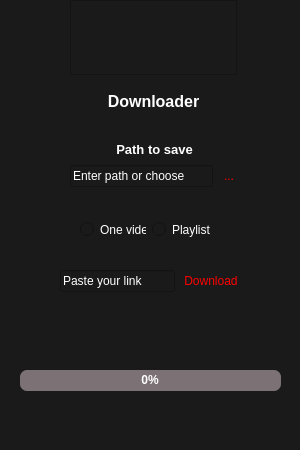
<?xml version="1.0" encoding="UTF-8"?>
<ui version="4.0">
 <class>MainWindow</class>
 <widget class="QMainWindow" name="MainWindow">
  <property name="enabled">
   <bool>true</bool>
  </property>
  <property name="geometry">
   <rect>
    <x>0</x>
    <y>0</y>
    <width>300</width>
    <height>450</height>
   </rect>
  </property>
  <property name="minimumSize">
   <size>
    <width>20</width>
    <height>0</height>
   </size>
  </property>
  <property name="windowTitle">
   <string>YouTube Downloader</string>
  </property>
  <property name="styleSheet">
   <string notr="true">background-color: rgb(26, 26, 26);</string>
  </property>
  <widget class="QWidget" name="centralwidget">
   <widget class="QProgressBar" name="progressBar">
    <property name="geometry">
     <rect>
      <x>20</x>
      <y>370</y>
      <width>261</width>
      <height>21</height>
     </rect>
    </property>
    <property name="font">
     <font>
      <weight>75</weight>
      <bold>true</bold>
     </font>
    </property>
    <property name="styleSheet">
     <string notr="true">QProgressBar{
	background-color: rgb(124, 113, 116);
	border-radius: 7px;
	color: rgb(255, 255, 255);

}

QProgressBar:chunk{
	
	background-color: qlineargradient(spread:pad, x1:0, y1:0, x2:1, y2:0, stop:0 rgba(59, 59, 59, 255), stop:1 rgba(255, 0, 0, 255));
	border-radius: 7px;
	color: rgb(255, 255, 255);

}
</string>
    </property>
    <property name="value">
     <number>0</number>
    </property>
    <property name="alignment">
     <set>Qt::AlignCenter</set>
    </property>
   </widget>
   <widget class="QWidget" name="">
    <property name="geometry">
     <rect>
      <x>80</x>
      <y>220</y>
      <width>136</width>
      <height>19</height>
     </rect>
    </property>
    <layout class="QHBoxLayout" name="horizontalLayout">
     <item>
      <widget class="QRadioButton" name="radioButton">
       <property name="styleSheet">
        <string notr="true">color: rgb(255, 255, 255);</string>
       </property>
       <property name="text">
        <string>One video</string>
       </property>
      </widget>
     </item>
     <item>
      <widget class="QRadioButton" name="radioButton_2">
       <property name="styleSheet">
        <string notr="true">color: rgb(255, 255, 255);</string>
       </property>
       <property name="text">
        <string>Playlist</string>
       </property>
      </widget>
     </item>
    </layout>
   </widget>
   <widget class="QWidget" name="">
    <property name="geometry">
     <rect>
      <x>70</x>
      <y>140</y>
      <width>169</width>
      <height>47</height>
     </rect>
    </property>
    <layout class="QGridLayout" name="gridLayout">
     <item row="0" column="0" colspan="2">
      <widget class="QLabel" name="pathLabel">
       <property name="styleSheet">
        <string notr="true">color: rgb(255, 255, 255);</string>
       </property>
       <property name="text">
        <string>&lt;html&gt;&lt;head/&gt;&lt;body&gt;&lt;p align=&quot;center&quot;&gt;&lt;span style=&quot; font-size:10pt; font-weight:600;&quot;&gt;Path to save&lt;/span&gt;&lt;/p&gt;&lt;/body&gt;&lt;/html&gt;</string>
       </property>
       <property name="alignment">
        <set>Qt::AlignCenter</set>
       </property>
      </widget>
     </item>
     <item row="1" column="0">
      <widget class="QLineEdit" name="lineEdit">
       <property name="styleSheet">
        <string notr="true">color: rgb(255, 255, 255);</string>
       </property>
       <property name="text">
        <string>Enter path or choose</string>
       </property>
      </widget>
     </item>
     <item row="1" column="1">
      <widget class="QPushButton" name="pushButton">
       <property name="minimumSize">
        <size>
         <width>20</width>
         <height>0</height>
        </size>
       </property>
       <property name="maximumSize">
        <size>
         <width>75</width>
         <height>16777215</height>
        </size>
       </property>
       <property name="styleSheet">
        <string notr="true">QPushButton{
	color: rgb(255, 0, 0);	
	border-radius: 7px;
}

QPushButton:hover{
	
	color: rgb(255, 255, 255);
}</string>
       </property>
       <property name="text">
        <string>...</string>
       </property>
      </widget>
     </item>
    </layout>
   </widget>
   <widget class="QWidget" name="">
    <property name="geometry">
     <rect>
      <x>60</x>
      <y>270</y>
      <width>181</width>
      <height>22</height>
     </rect>
    </property>
    <layout class="QHBoxLayout" name="horizontalLayout_2">
     <item>
      <widget class="QLineEdit" name="lineEdit_2">
       <property name="styleSheet">
        <string notr="true">color: rgb(255, 255, 255);</string>
       </property>
       <property name="text">
        <string>Paste your link</string>
       </property>
      </widget>
     </item>
     <item>
      <widget class="QPushButton" name="oneVideoButton">
       <property name="minimumSize">
        <size>
         <width>60</width>
         <height>0</height>
        </size>
       </property>
       <property name="styleSheet">
        <string notr="true">QPushButton{
	color: rgb(255, 0, 0);
	border-radius: 7px;
	border-color: rgb(255, 0, 0);
}

QPushButton:hover{
	color: rgb(255, 255, 255);
}</string>
       </property>
       <property name="text">
        <string>Download</string>
       </property>
      </widget>
     </item>
    </layout>
   </widget>
   <widget class="QWidget" name="">
    <property name="geometry">
     <rect>
      <x>70</x>
      <y>0</y>
      <width>167</width>
      <height>122</height>
     </rect>
    </property>
    <layout class="QVBoxLayout" name="verticalLayout">
     <item>
      <widget class="QFrame" name="frame">
       <property name="minimumSize">
        <size>
         <width>130</width>
         <height>75</height>
        </size>
       </property>
       <property name="styleSheet">
        <string notr="true">image: url(:/youtubelogo/Youtube-logo-vector-PNG.png);</string>
       </property>
       <property name="frameShape">
        <enum>QFrame::StyledPanel</enum>
       </property>
       <property name="frameShadow">
        <enum>QFrame::Raised</enum>
       </property>
      </widget>
     </item>
     <item>
      <widget class="QLabel" name="TitleName_2">
       <property name="font">
        <font>
         <family>MS Shell Dlg 2</family>
         <pointsize>12</pointsize>
         <weight>9</weight>
         <italic>false</italic>
         <bold>false</bold>
        </font>
       </property>
       <property name="styleSheet">
        <string notr="true">color: rgb(255, 255, 255);
font: 75 12pt &quot;MS Shell Dlg 2&quot;;</string>
       </property>
       <property name="text">
        <string>&lt;html&gt;&lt;head/&gt;&lt;body&gt;&lt;p align=&quot;center&quot;&gt;&lt;span style=&quot; font-weight:600;&quot;&gt;Downloader&lt;/span&gt;&lt;/p&gt;&lt;/body&gt;&lt;/html&gt;</string>
       </property>
       <property name="alignment">
        <set>Qt::AlignCenter</set>
       </property>
       <property name="margin">
        <number>10</number>
       </property>
      </widget>
     </item>
    </layout>
   </widget>
  </widget>
 </widget>
 <resources>
  <include location="resources.qrc"/>
 </resources>
 <connections/>
</ui>
